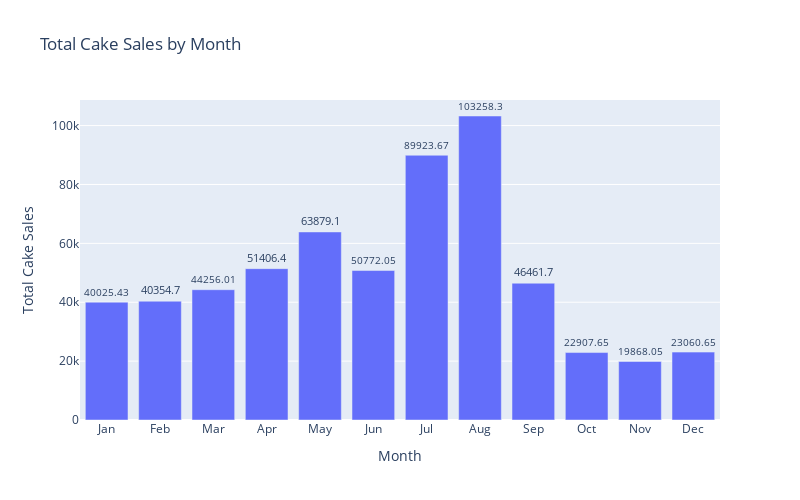

Notebook source saved alongside this figure:
### Code cell
totals = []
months = ['Jan', 'Feb', 'Mar', 'Apr', 'May', 'Jun', 
          'Jul', 'Aug', 'Sep', 'Oct', 'Nov', 'Dec']

for i in range(1, 13): 
    total = final_df.loc[(final_df['ds'].dt.month == i), 'y'].sum()
    totals.append(round(total, 2))

plot_df = pd.DataFrame({
    "Month": months,
    "Total_Cakes": totals
})

fig = px.bar(
    plot_df,
    x='Month',
    y='Total_Cakes',
    text='Total_Cakes',
    title='Total Cake Sales by Month',
    labels={'Total_Cakes': 'Total Cake Sales', 'Month': 'Month'}
)

fig.update_traces(textposition='outside')
fig.update_layout(yaxis_title='Total Cake Sales', xaxis_title='Month', width=800, height=500)
fig.show()

### Figure 1 — Plotly figure (JSON) as saved in the notebook; plotly's stock layout.template omitted (floating-point values rounded to 4 significant figures)
{"data": [{"hovertemplate": "Month=%{x}<br>Total Cake Sales=%{text}<extra></extra>", "legendgroup": "", "marker": {"color": "#636efa", "pattern": {"shape": ""}}, "name": "", "orientation": "v", "showlegend": false, "text": [40030.0, 40350.0, 44260.0, 51410.0, 63880.0, 50770.0, 89920.0, 103300.0, 46460.0, 22910.0, 19870.0, 23060.0], "textposition": "outside", "type": "bar", "x": ["Jan", "Feb", "Mar", "Apr", "May", "Jun", "Jul", "Aug", "Sep", "Oct", "Nov", "Dec"], "xaxis": "x", "y": [40030.0, 40350.0, 44260.0, 51410.0, 63880.0, 50770.0, 89920.0, 103300.0, 46460.0, 22910.0, 19870.0, 23060.0], "yaxis": "y"}], "layout": {"barmode": "relative", "height": 500, "legend": {"tracegroupgap": 0}, "title": {"text": "Total Cake Sales by Month"}, "width": 800, "xaxis": {"anchor": "y", "domain": [0, 1], "title": {"text": "Month"}}, "yaxis": {"anchor": "x", "domain": [0, 1], "title": {"text": "Total Cake Sales"}}}}
